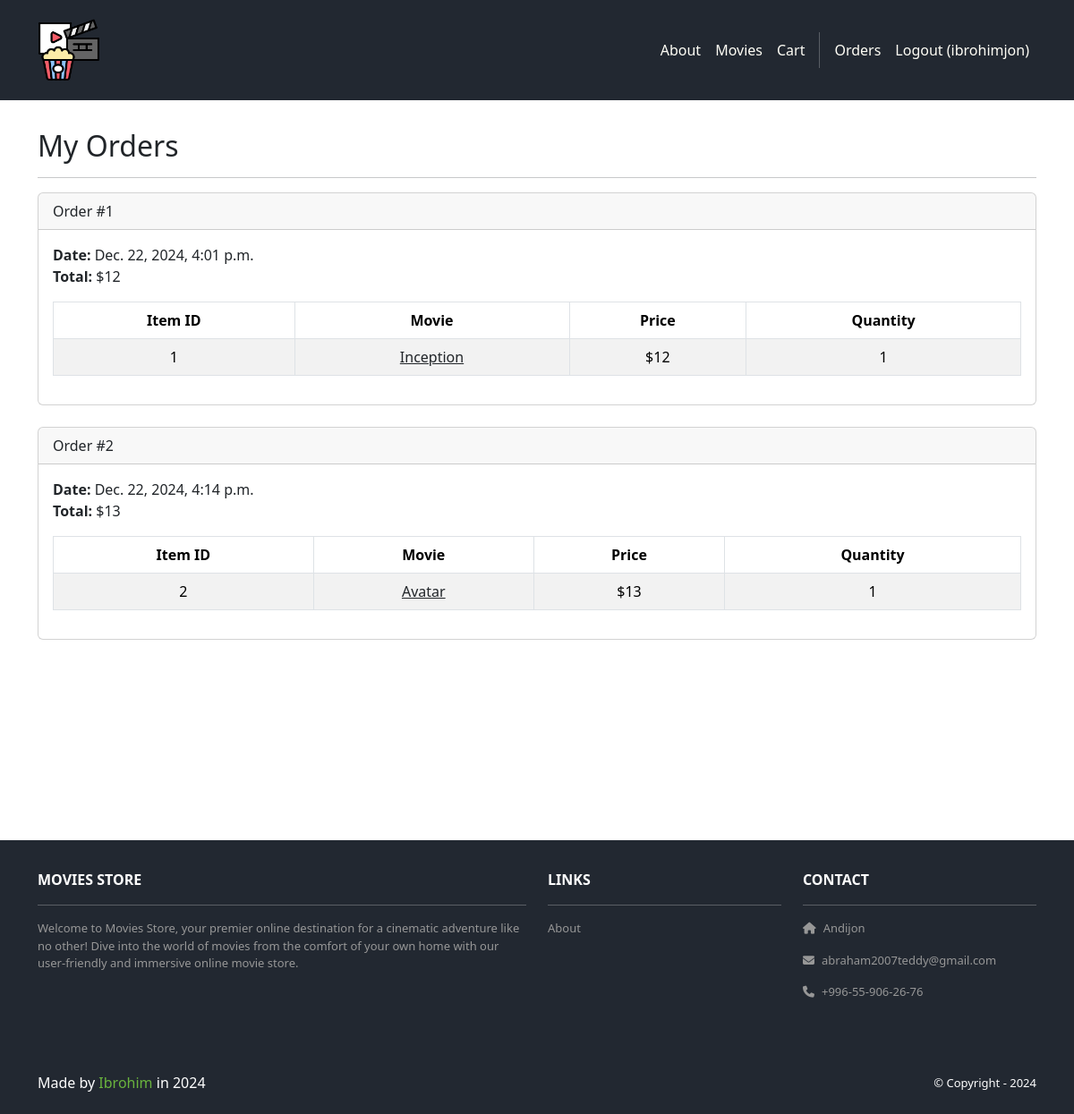
The app's page /accounts/orders/ (signed in) with its own data.
### cart/models.py (models this page shows, shortened)
class Order(models.Model):
    id = models.AutoField(primary_key=True)
    total = models.IntegerField()
    date = models.DateTimeField(auto_now_add=True)
    user = models.ForeignKey(User, on_delete=models.CASCADE)

class Item(models.Model):
    id = models.AutoField(primary_key=True)
    price = models.IntegerField()
    quantity = models.IntegerField()
    order = models.ForeignKey(Order,
        on_delete=models.CASCADE)
    movie = models.ForeignKey(Movie,
        on_delete=models.CASCADE)

### movies/models.py (models this page shows, shortened)
class Movie(models.Model):
    id = models.AutoField(primary_key=True)
    name = models.CharField(max_length=255)
    price = models.IntegerField()
    description = models.TextField()
    image = models.ImageField(upload_to='movie_images/')

### accounts/views.py (the view)
# urls.py: path('orders/', views.orders, name='accounts.orders'),
@login_required
def orders(request):
    template_data = {}
    template_data['title'] = 'Orders'
    template_data['orders'] = request.user.order_set.all()
    return render(request, 'accounts/orders.html',
        {'template_data': template_data})

### accounts/templates/accounts/orders.html
{% extends 'base.html' %}
{% block content %}
<div class="p-3">
    <div class="container">
        <div class="row mt-3">
            <div class="col mx-auto mb-3">
                <h2>My Orders</h2>
                <hr />
                {% for order in template_data.orders %}
                    <div class="card mb-4">
                        <div class="card-header">
                        Order #{{ order.id }}
                        </div>
                            <div class="card-body">
                                <b>Date:</b> {{ order.date }}<br />
                                <b>Total:</b> ${{ order.total }}<br />
                                    <table class="table table-bordered table-striped text-center mt-3">
                                <thead>
                                <tr>
                                <th scope="col">Item ID</th>
                                <th scope="col">Movie</th>
                                <th scope="col">Price</th>
                                <th scope="col">Quantity</th>
                                </tr>
                                </thead>
                                <tbody>
                                {% for item in order.item_set.all %}
                                    <tr>
                                        <td>{{ item.movie.id }}</td>
                                            <td>
                                                <a class="link-dark" href="{% url 'movies.show' id=item.movie.id %}">
                                                    {{ item.movie.name }}
                                                </a>
                                            </td>
                                        <td>${{ item.movie.price }}</td>
                                        <td>{{ item.quantity }}</td>
                                    </tr>
                                {% endfor %}
                                </tbody>
                                </table>
                            </div>
                    </div>
                {% endfor %}
            </div>
        </div>
    </div>
</div>
{% endblock content %}

### moviesstore/templates/base.html (shortened to what this page needs)
<!DOCTYPE html>
<html>
  {% load static %}
  <head>
    <link href="https://cdn.jsdelivr.net/npm/bootstrap@5.3.3/dist/css/bootstrap.min.css" rel="stylesheet">
    <link rel="stylesheet" href="https://cdnjs.cloudflare.com/ajax/libs/font-awesome/6.1.1/css/all.min.css">
    <link rel="stylesheet" type="text/css" href="{% static 'css/style.css' %}">
  </head>
  <body>
    <nav class="p-3 navbar navbar-dark navbar-expand-lg" style="background-color: #222831;">
      <div class="container">
        <a class="navbar-brand" href="{% url 'home.index' %}">
          <img src="{% static 'img/theater.png' %}" alt="logo" height="70" />
        </a>
        <div class="collapse navbar-collapse" id="navbarNavAltMarkup">
          <div class="navbar-nav ms-auto navbar-ml">
            <a class="nav-link" href="{% url 'home.about' %}">About</a>
            <a class="nav-link" href="{% url 'movies.index' %}">Movies</a>
            <a class="nav-link" href="{% url 'cart.index' %}">Cart</a>
            {% if user.is_authenticated %}
            <a class="nav-link" href="{% url 'accounts.orders' %}">
              Orders
            </a>
            <a class="nav-link" href="{% url 'accounts.logout' %}">Logout ({{ user.username }})</a>
            {% else %}
            <a class="nav-link" href="{% url 'accounts.login' %}">Login</a>
            <a class="nav-link" href="{% url 'accounts.signup' %}">Sign Up</a>
            {% endif %}
          </div>
        </div>
      </div>
    </nav>
    <div>
      {% block content %}
      {% endblock content %}
    </div>
    <br><br><br><br><br><br><br>
    <section class="p-3 ms-footer d-none d-md-block" style="background-color: #222831;">
      <div class="container">
        <div class="row mt-3 text-white">
          <div class="col-md-6 col-lg-6 col-xl-6 mx-auto mb-4">
            <b>MOVIES STORE</b>
            <hr />
            <p>Welcome to Movies Store, your premier online destination for a cinematic
              adventure like no other! Dive into the world of movies from the comfort of your own home with our user-friendly
              and immersive online movie store.</p>
          </div>
          <div class="col-md-3 col-lg-3 col-xl-3 mx-auto mb-4">
            <b>LINKS</b>
            <hr />
            <p><a class="nav-link" href="{% url 'home.about' %}">About</a></p>
          </div>
          <div class="col-md-3 col-lg-3 col-xl-3 mx-auto mb-4">
            <b>CONTACT</b>
            <hr />
            <p><i class="fas fa-home me-2"></i>Andijon</p>
            <p><i class="fas fa-envelope me-2"></i>abraham2007teddy@gmail.com</p>
            <p><i class="fas fa-phone me-2"></i>+996-55-906-26-76</p>
          </div>
        </div>
      </div>
      </section>
    <section class="p-3 ms-footer-bottom" style="background-color: #222831;">
      <div class="container d-flex justify-content-between">
        <div class="me-5 text-white">
          <span style="font-size: 1rem;">
            Made by <a href="" target="_blank">Ibrohim</a> in 2024
          </span>
        </div>
        <div class="text-white">
          <span>© Copyright - 2024</span>
        </div>
      </div>
    </section>
  </body>
</html>

### moviesstore/static/css/style.css (style rules this page uses)
.navbar a.nav-link { color: #FFFEF6 !important; }
.ms-footer { background-color: #cfc5c5; }
.ms-footer p { color: rgb(151, 151, 151); font-size: 13px; }
.ms-footer-bottom span { font-size: 13px; line-height: 38px; }
.ms-footer-bottom a { color: #6ab43e; text-decoration: none; }

### records on screen
Order: id "1", date "Dec. 22, 2024, 4:01 p.m.", total "12"
Item: movie.id "1", movie.name "Inception", movie.price "12", quantity "1"
Order: id "2", date "Dec. 22, 2024, 4:14 p.m.", total "13"
Item: movie.id "2", movie.name "Avatar", movie.price "13", quantity "1"

### other values on screen
{{ user.username }} "ibrohimjon"
